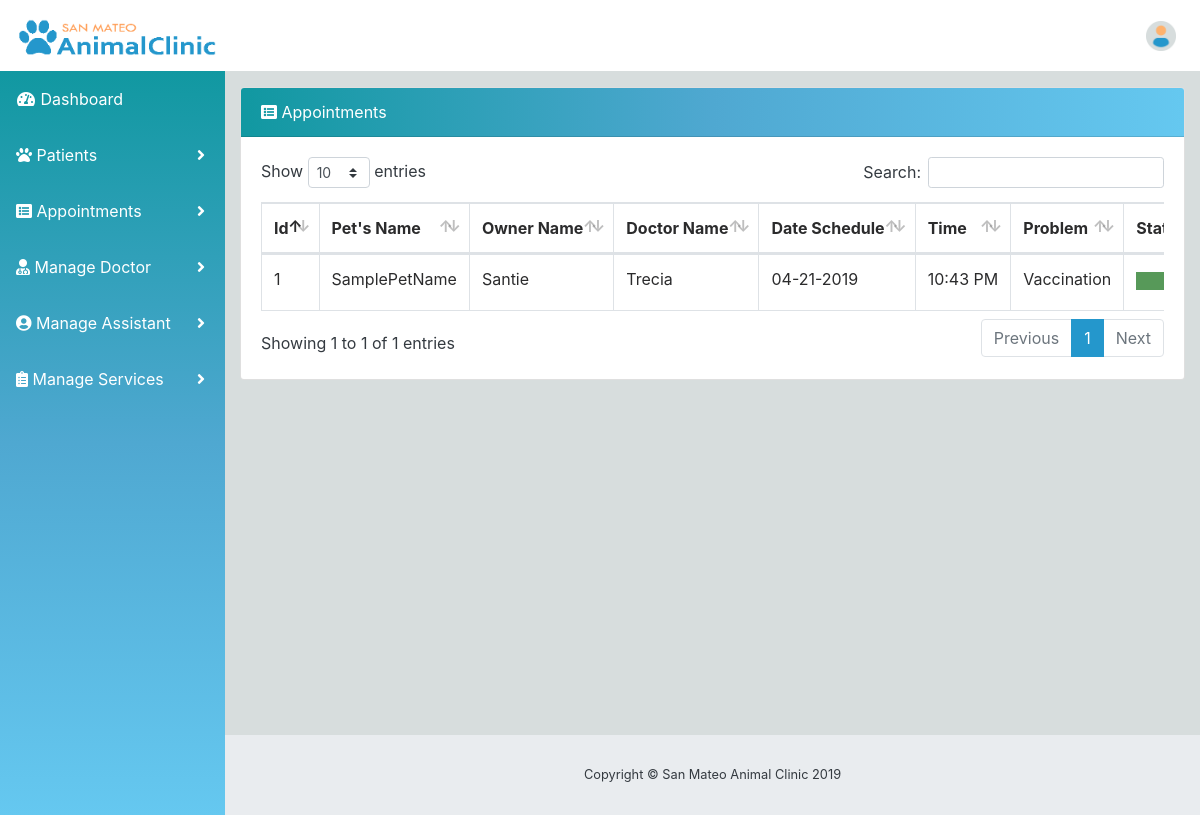
/appointmentAll.php, run on the app's committed database.
### tables this page shows
CREATE TABLE `tbl_appointment` (
  `id` int(11) NOT NULL,
  `petName` text NOT NULL,
  `ownerName` text NOT NULL,
  `doctorName` text NOT NULL,
  `dateSchedule` varchar(45) NOT NULL,
  `time` varchar(45) NOT NULL,
  `problem` varchar(45) NOT NULL,
  `status` int(1) NOT NULL,
  `createdBy` text NOT NULL,
  `updatedBy` text NOT NULL
);

### appointmentAll.php (the view, shortened to what this page needs)
<?php   include "config.php"; ?>
<!DOCTYPE html>
<html lang="en">
<head>
  <link href="vendor/fontawesome-free/css/all.min.css" rel="stylesheet" type="text/css">
  <link href="vendor/datatables/dataTables.bootstrap4.css" rel="stylesheet">
  <link href="css/sb-admin.css" rel="stylesheet">
</head>
<body id="page-top">
  <?php
    require_once("topNav.php");
  ?>
  <div id="wrapper">
  <?php
    require_once("sideNav.php");
  ?>
      <div id="content-wrapper">
        <div class="container-fluid">
          <div class="row">
            <div class="col-md-12">
        <div class="card mb-3">
                <div class="card-header">
                  <i class="fa fa-list-alt"></i>
                  Appointments</div>
                <div class="card-body">
                  <div class="table-responsive">
                    <table class="table table-bordered" id="dataTable" width="100%" cellspacing="0" style="white-space: nowrap;">
                      <thead>
                        <tr>
                          <th>Id</th>
                          <th>Pet's Name</th>
                          <th>Owner Name</th>
                          <th>Doctor Name</th>
                          <th>Date Schedule</th>
                          <th>Time</th>
                          <th>Problem</th>
                          <th>Status</th>
                        </tr>
                      </thead>
                      <tbody>
                                   <?php
                                        $sql = "SELECT * from tbl_appointment";
                                        $query = $conn -> prepare($sql);
                                        $query->execute();
                                        while($row =  $query->fetch())
                                    {
                                       ?>
                                         <tr>
                                                <td> <?php echo htmlentities($row['id']);?></td>
                                                <td> <?php echo htmlentities($row['petName']);?></td>
                                                <td> <?php echo htmlentities($row['ownerName']);?></td>
                                                <td> <?php echo htmlentities($row['doctorName']);?></td>
                                                <td> <?php echo htmlentities($row['dateSchedule']);?></td>
                                                <td> <?php echo htmlentities($row['time']);?></td>
                                                <td> <?php echo htmlentities($row['problem']);?></td>
                                                <td> <?php
                                                    if($row['status'] == 1)
                                                    {
                                                         echo"<span class=\"badge badge-success\">Done</span>";
                                                    }
                                                    else
                                                    {
                                                         echo"<span class=\"badge badge-danger\">Pending</span>";
                                                    }
                                                ?></td>
                                        </tr>
                                 <?php  }?>
                      </tbody>
                    </table>
                  </div>
                </div>
            </div>
        </div>
        <footer class="sticky-footer">
          <div class="container my-auto">
            <div class="copyright text-center my-auto">
              <span>Copyright © San Mateo Animal Clinic 2019</span>
            </div>
          </div>
        </footer>
      </div>
    </div>
  </body>
  </html>

### data on the page
tbl_appointment: id "1", petName "SamplePetName", ownerName "Santie", doctorName "Trecia", dateSchedule "04-21-2019", time "10:43 PM", problem "Vaccination"
